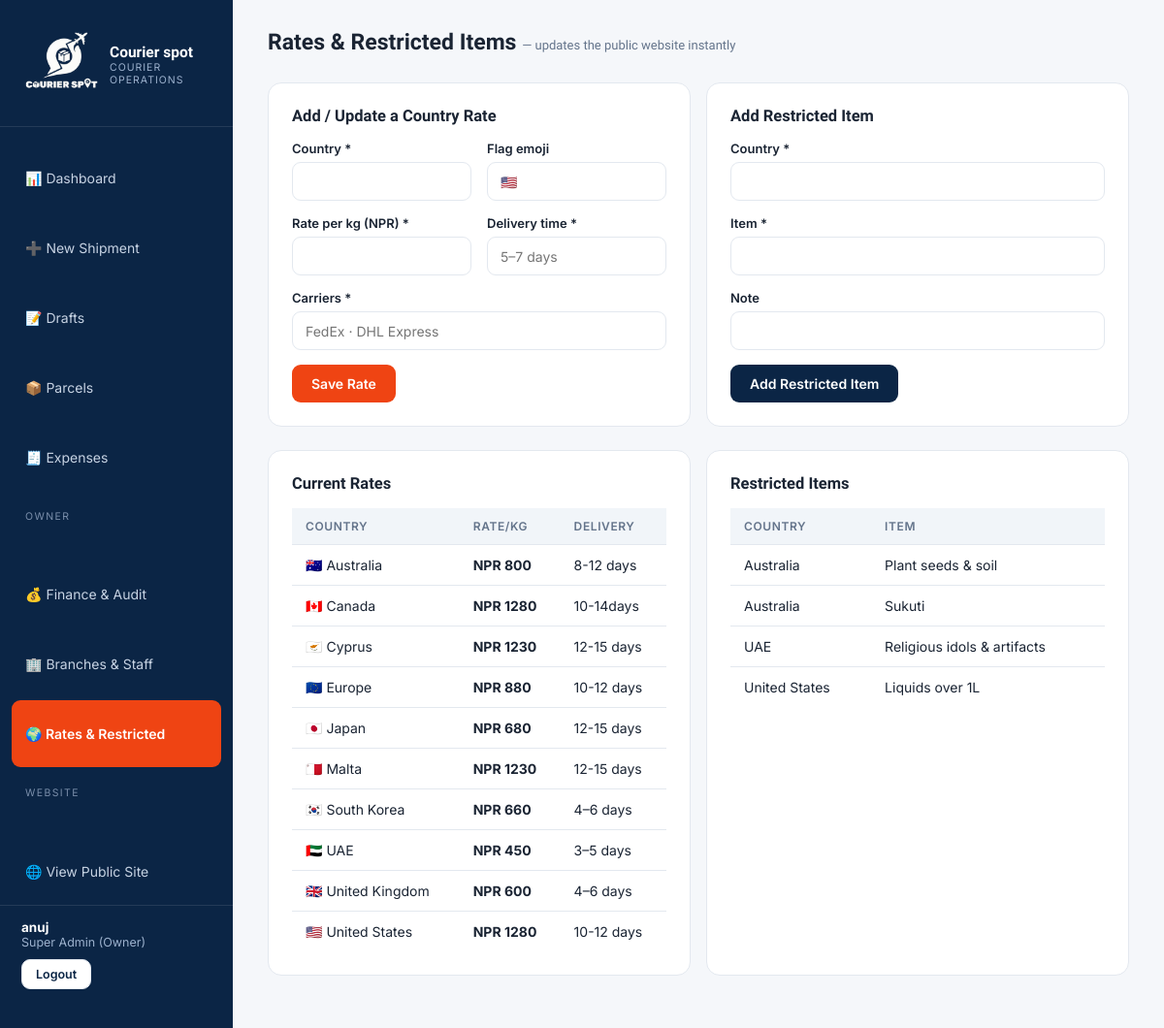
Page /panel/rates/ (signed in) on the committed database.
### accounts/models.py (models this page shows, shortened)
class User(AbstractUser):
    class Roles(models.TextChoices):
        SUPERADMIN = 'SUPERADMIN', 'Super Admin (Owner)'
        BRANCH_ADMIN = 'BRANCH_ADMIN', 'Branch Admin'
        STAFF = 'STAFF', 'Staff'
        CUSTOMER = 'CUSTOMER', 'Customer'
    role = models.CharField(max_length=20, choices=Roles.choices, default=Roles.CUSTOMER)
    branch = models.ForeignKey('operations.Branch', null=True, blank=True,
                               on_delete=models.SET_NULL, related_name='users')
    phone = models.CharField(max_length=20, blank=True)
    address = models.CharField(max_length=255, blank=True)
    @property
    def is_owner(self):
        return self.role == self.Roles.SUPERADMIN

### core/models.py (models this page shows, shortened)
class RateCard(models.Model):
    country = models.CharField(max_length=80, unique=True)
    flag = models.CharField(max_length=8, blank=True, help_text='Emoji flag, e.g. 🇺🇸')
    rate_per_kg = models.DecimalField(max_digits=12, decimal_places=2)
    delivery_days = models.CharField(max_length=30, help_text='e.g. 5–7 days')
    carriers = models.CharField(max_length=120, help_text='e.g. FedEx · DHL Express')
    is_active = models.BooleanField(default=True)
    class Meta:
        ordering = ['country']

class RestrictedItem(models.Model):
    country = models.CharField(max_length=80)
    item = models.CharField(max_length=160)
    note = models.CharField(max_length=255, blank=True)
    class Meta:
        ordering = ['country', 'item']

### operations/views.py (the view, shortened to what this page needs)
# urls.py: path('panel/rates/', ops.rates_manage, name='rates_manage'),
@owner_required
def rates_manage(request):
    return render(request, 'panel/rates.html',
                  {'rates': RateCard.objects.all(), 'restricted': RestrictedItem.objects.all()})

### operations/views.py (called while the page is built)
def owner_required(view):
    @wraps(view)
    @login_required
    def wrapper(request, *a, **kw):
        if not request.user.is_owner:
            return HttpResponseForbidden('Owner access only.')
        return view(request, *a, **kw)
    return wrapper

### templates/panel/rates.html (shortened to what this page needs)
{% extends "panel/base_panel.html" %}
{% block content %}
<div class="topbar"><h1>Rates & Restricted Items <span style="font-size:13px;color:var(--muted);font-weight:400">— updates the public website instantly</span></h1></div>
<div class="fgrid">
  <div class="card">
    <h3>Add / Update a Country Rate</h3>
    <form method="post">{% csrf_token %}
      <div class="fgrid">
        <div class="fg"><label>Country *</label><input name="country" required></div>
        <div class="fg"><label>Flag emoji</label><input name="flag" placeholder="🇺🇸"></div>
      </div>
      <div class="fgrid">
        <div class="fg"><label>Rate per kg (NPR) *</label><input type="number" step="0.01" name="rate_per_kg" required></div>
        <div class="fg"><label>Delivery time *</label><input name="delivery_days" placeholder="5–7 days" required></div>
      </div>
      <div class="fg"><label>Carriers *</label><input name="carriers" placeholder="FedEx · DHL Express" required></div>
      <button class="btn">Save Rate</button>
    </form>
  </div>
  <div class="card">
    <h3>Add Restricted Item</h3>
    <form method="post" action="{% url 'restricted_add' %}">{% csrf_token %}
      <div class="fg"><label>Country *</label><input name="country" required></div>
      <div class="fg"><label>Item *</label><input name="item" required></div>
      <div class="fg"><label>Note</label><input name="note"></div>
      <button class="btn navy">Add Restricted Item</button>
    </form>
  </div>
</div>
<div class="fgrid">
  <div class="card"><h3>Current Rates</h3>
    <table><thead><tr><th>COUNTRY</th><th>RATE/KG</th><th>DELIVERY</th></tr></thead><tbody>
      {% for r in rates %}<tr><td>{{ r.flag }} {{ r.country }}</td><td><b>NPR {{ r.rate_per_kg|floatformat:0 }}</b></td><td>{{ r.delivery_days }}</td></tr>{% endfor %}
    </tbody></table></div>
  <div class="card"><h3>Restricted Items</h3>
    <table><thead><tr><th>COUNTRY</th><th>ITEM</th></tr></thead><tbody>
      {% for x in restricted %}<tr><td>{{ x.country }}</td><td>{{ x.item }}</td></tr>
      {% empty %}<tr><td colspan="2" style="color:var(--muted)">None yet.</td></tr>{% endfor %}
    </tbody></table></div>
</div>
{% endblock %}

### templates/panel/base_panel.html (shortened to what this page needs)
{% load static %}
<!DOCTYPE html>
<html lang="en">
<head>
</head>
<body>
<aside class="side">
  {% load static %}
  <a class="brand" href="{% url 'panel_dashboard' %}">
     <img src="{% static 'courierspotlogowhite.png' %}" alt="Courier Spot" style="height:80px;width:auto;display:block">
    <span><b>Courier spot</b><small>COURIER OPERATIONS</small></span>
  </a>
  <nav>
    <a href="{% url 'panel_dashboard' %}" class="{% if request.resolver_match.url_name == 'panel_dashboard' %}active{% endif %}">📊 Dashboard</a>
    <a href="{% url 'shipment_create' %}" class="{% if request.resolver_match.url_name == 'shipment_create' %}active{% endif %}">➕ New Shipment</a>
    <a href="{% url 'drafts' %}" class="{% if request.resolver_match.url_name == 'drafts' or request.resolver_match.url_name == 'draft_edit' %}active{% endif %}">📝 Drafts</a>
    <a href="{% url 'parcel_list' %}" class="{% if request.resolver_match.url_name == 'parcel_list' %}active{% endif %}">📦 Parcels</a>
    <a href="{% url 'expenses' %}" class="{% if request.resolver_match.url_name == 'expenses' %}active{% endif %}">🧾 Expenses</a>
    {% if user.is_owner %}
    <div class="sec">OWNER</div>
    <a href="{% url 'finance' %}" class="{% if request.resolver_match.url_name == 'finance' %}active{% endif %}">💰 Finance & Audit</a>
    <a href="{% url 'branches' %}" class="{% if request.resolver_match.url_name == 'branches' %}active{% endif %}">🏢 Branches & Staff</a>
    <a href="{% url 'rates_manage' %}" class="{% if request.resolver_match.url_name == 'rates_manage' %}active{% endif %}">🌍 Rates & Restricted</a>
    {% endif %}
    <div class="sec">WEBSITE</div>
    <a href="/" target="_blank">🌐 View Public Site</a>
  </nav>
  <div class="foot">
    <b>{{ user.first_name|default:user.username }}</b>
    {{ user.get_role_display }}{% if user.branch %} · {{ user.branch.name }}{% endif %}
    <form method="post" action="{% url 'logout' %}" style="margin-top:10px">{% csrf_token %}
      <button class="btn ghost" style="padding:7px 14px;font-size:12.5px">Logout</button></form>
  </div>
</aside>
<main class="main">
  {% block content %}{% endblock %}
</main>
</body>
</html>

### templates/panel/base_panel.html (style rules this page uses)
:root { --navy:#0B2545;--navy-2:#13315C;--crimson:#EF4413;--crimson-2:#F76B3F;--gold:#F2A900; --bg:#F5F7FA;--card:#FFFFFF;--border:#E3E8EF;--text:#1A2433;--muted:#64748B }
* { margin:0;padding:0;box-sizing:border-box }
body { font-family:'Inter',sans-serif;background:var(--bg);color:var(--text);display:flex;min-height:100vh }
a { text-decoration:none;color:inherit }
h1,h2,h3 { font-family:'Sora',sans-serif }
.side { width:240px;background:var(--navy);color:#fff;padding:26px 0;display:flex;flex-direction:column;position:fixed;top:0;bottom:0 }
.side .brand { display:flex;align-items:center;gap:11px;padding:0 22px 24px;border-bottom:1px solid rgba(255,255,255,.1);margin-bottom:18px }
.side .brand b { font-family:'Sora';font-size:15.5px }
.side .brand small { display:block;font-size:10.5px;color:#9DB2CE;letter-spacing:1px }
.side nav { display:grid;gap:2px;padding:0 12px;flex:1 }
.side nav a { padding:11px 14px;border-radius:9px;font-size:14px;color:#C7D3E3;display:flex;gap:11px;align-items:center;transition:background .2s,color .2s }
.side nav a.active { background:var(--crimson);color:#fff;font-weight:600 }
.side .sec { font-size:10.5px;letter-spacing:1.4px;color:#7B8FAB;padding:18px 14px 6px }
.side .foot { padding:14px 22px;border-top:1px solid rgba(255,255,255,.1);font-size:12.5px;color:#9DB2CE }
.side .foot b { color:#fff;display:block;font-size:13.5px }
.main { margin-left:240px;flex:1;padding:30px 36px;max-width:calc(100vw - 240px) }
.topbar { display:flex;justify-content:space-between;align-items:center;margin-bottom:28px;gap:18px;flex-wrap:wrap }
.topbar h1 { font-size:23px }
.btn { display:inline-flex;align-items:center;gap:8px;background:var(--crimson);color:#fff;border:none;padding:11px 20px;border-radius:9px;font-weight:600;font-size:14px;cursor:pointer;font-family:inherit;transition:background .2s,transform .2s }
.btn.ghost { background:#fff;color:var(--navy);border:1px solid var(--border) }
.btn.navy { background:var(--navy) }
.card { background:var(--card);border:1px solid var(--border);border-radius:14px;padding:24px;margin-bottom:24px }
.card h3 { font-size:16.5px;margin-bottom:16px }
table { width:100%;border-collapse:collapse;font-size:14px }
th { text-align:left;padding:11px 14px;background:#F1F5F9;color:var(--muted);font-size:12px;letter-spacing:.6px;font-weight:600 }
td { padding:12px 14px;border-top:1px solid var(--border) }
label { display:block;font-size:13px;font-weight:600;margin-bottom:6px }
input,select,textarea { width:100%;border:1px solid var(--border);border-radius:9px;padding:10.5px 13px;font-size:14px;font-family:inherit;outline:none;background:#fff }
.fgrid { display:grid;grid-template-columns:1fr 1fr;gap:16px }
.fg { margin-bottom:15px }

### rows in the picture
User: first_name "anuj", role "Super Admin (Owner)"
RateCard: flag "🇦🇺", country "Australia", rate_per_kg "800", delivery_days "8-12 days"
RateCard: flag "🇨🇦", country "Canada", rate_per_kg "1280", delivery_days "10-14days"
RateCard: flag "🇨🇾", country "Cyprus", rate_per_kg "1230", delivery_days "12-15 days"
RateCard: flag "🇪🇺", country "Europe", rate_per_kg "880", delivery_days "10-12 days"
RateCard: flag "🇯🇵", country "Japan", rate_per_kg "680", delivery_days "12-15 days"
RateCard: flag "🇲🇹", country "Malta", rate_per_kg "1230", delivery_days "12-15 days"
RateCard: flag "🇰🇷", country "South Korea", rate_per_kg "660", delivery_days "4–6 days"
RateCard: flag "🇦🇪", country "UAE", rate_per_kg "450", delivery_days "3–5 days"
RateCard: flag "🇬🇧", country "United Kingdom", rate_per_kg "600", delivery_days "4–6 days"
RateCard: flag "🇺🇸", country "United States", rate_per_kg "1280", delivery_days "10-12 days"
RestrictedItem: country "Australia", item "Plant seeds & soil"
RestrictedItem: country "Australia", item "Sukuti"
RestrictedItem: country "UAE", item "Religious idols & artifacts"
RestrictedItem: country "United States", item "Liquids over 1L"
